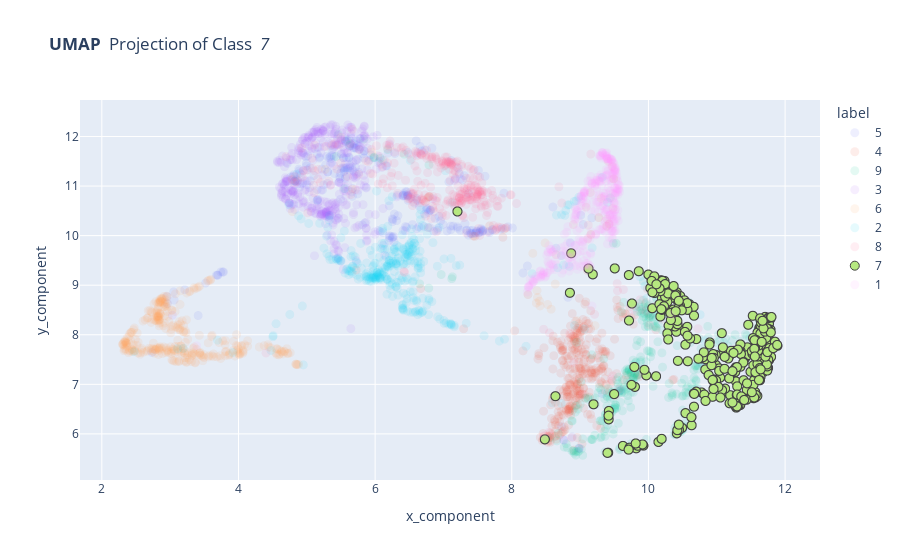

Notebook code cell kept with this figure:
### Code cell
x_components = np.array(reducer.embedding_[:, 0])
y_components = np.array(reducer.embedding_[:, 1])
labels = np.array(y)

df = pd.DataFrame({'label': labels, 'x_component': x_components, 'y_component': y_components}, 
                  columns=['label', 'x_component', 'y_component'])

df['label'] = df['label'].astype(str)

label_to_check = 7 ### Check a specific group (1-9); 0 means no specific group chosen

plot_2d_NEW(df, label_to_check, "UMAP")

### Figure 1 — Plotly figure (JSON) as saved in the notebook; plotly's stock layout.template omitted (floating-point values rounded to 4 significant figures; data arrays with more than 128 entries replaced by an {"elided": "..."} marker saying what was removed)
{"data": [{"hovertemplate": "label=5<br>x_component=%{x}<br>y_component=%{y}<extra></extra>", "legendgroup": "5", "marker": {"color": "#636efa", "line": {"width": 0}, "size": 9, "symbol": "circle"}, "mode": "markers", "name": "5", "opacity": 0.1, "showlegend": true, "type": "scattergl", "x": {"elided": "272 float values"}, "xaxis": "x", "y": {"elided": "272 float values"}, "yaxis": "y"}, {"hovertemplate": "label=4<br>x_component=%{x}<br>y_component=%{y}<extra></extra>", "legendgroup": "4", "marker": {"color": "#EF553B", "line": {"width": 0}, "size": 9, "symbol": "circle"}, "mode": "markers", "name": "4", "opacity": 0.1, "showlegend": true, "type": "scattergl", "x": {"elided": "339 float values"}, "xaxis": "x", "y": {"elided": "339 float values"}, "yaxis": "y"}, {"hovertemplate": "label=9<br>x_component=%{x}<br>y_component=%{y}<extra></extra>", "legendgroup": "9", "marker": {"color": "#00cc96", "line": {"width": 0}, "size": 9, "symbol": "circle"}, "mode": "markers", "name": "9", "opacity": 0.1, "showlegend": true, "type": "scattergl", "x": {"elided": "327 float values"}, "xaxis": "x", "y": {"elided": "327 float values"}, "yaxis": "y"}, {"hovertemplate": "label=3<br>x_component=%{x}<br>y_component=%{y}<extra></extra>", "legendgroup": "3", "marker": {"color": "#ab63fa", "line": {"width": 0}, "size": 9, "symbol": "circle"}, "mode": "markers", "name": "3", "opacity": 0.1, "showlegend": true, "type": "scattergl", "x": {"elided": "362 float values"}, "xaxis": "x", "y": {"elided": "362 float values"}, "yaxis": "y"}, {"hovertemplate": "label=6<br>x_component=%{x}<br>y_component=%{y}<extra></extra>", "legendgroup": "6", "marker": {"color": "#FFA15A", "line": {"width": 0}, "size": 9, "symbol": "circle"}, "mode": "markers", "name": "6", "opacity": 0.1, "showlegend": true, "type": "scattergl", "x": {"elided": "338 float values"}, "xaxis": "x", "y": {"elided": "338 float values"}, "yaxis": "y"}, {"hovertemplate": "label=2<br>x_component=%{x}<br>y_component=%{y}<extra></extra>", "legendgroup": "2", "marker": {"color": "#19d3f3", "line": {"width": 0}, "size": 9, "symbol": "circle"}, "mode": "markers", "name": "2", "opacity": 0.1, "showlegend": true, "type": "scattergl", "x": {"elided": "341 float values"}, "xaxis": "x", "y": {"elided": "341 float values"}, "yaxis": "y"}, {"hovertemplate": "label=8<br>x_component=%{x}<br>y_component=%{y}<extra></extra>", "legendgroup": "8", "marker": {"color": "#FF6692", "line": {"width": 0}, "size": 9, "symbol": "circle"}, "mode": "markers", "name": "8", "opacity": 0.1, "showlegend": true, "type": "scattergl", "x": {"elided": "331 float values"}, "xaxis": "x", "y": {"elided": "331 float values"}, "yaxis": "y"}, {"hovertemplate": "label=7<br>x_component=%{x}<br>y_component=%{y}<extra></extra>", "legendgroup": "7", "marker": {"color": "#B6E880", "line": {"width": 1}, "size": 9, "symbol": "circle"}, "mode": "markers", "name": "7", "showlegend": true, "type": "scattergl", "x": {"elided": "341 float values"}, "xaxis": "x", "y": {"elided": "341 float values"}, "yaxis": "y"}, {"hovertemplate": "label=1<br>x_component=%{x}<br>y_component=%{y}<extra></extra>", "legendgroup": "1", "marker": {"color": "#FF97FF", "line": {"width": 0}, "size": 9, "symbol": "circle"}, "mode": "markers", "name": "1", "opacity": 0.1, "showlegend": true, "type": "scattergl", "x": {"elided": "349 float values"}, "xaxis": "x", "y": {"elided": "349 float values"}, "yaxis": "y"}], "layout": {"legend": {"title": {"text": "label"}, "tracegroupgap": 0}, "title": {"text": "<b> UMAP </b> Projection of Class <i> 7 </i>"}, "xaxis": {"anchor": "y", "domain": [0, 1], "title": {"text": "x_component"}}, "yaxis": {"anchor": "x", "domain": [0, 1], "title": {"text": "y_component"}}}}
